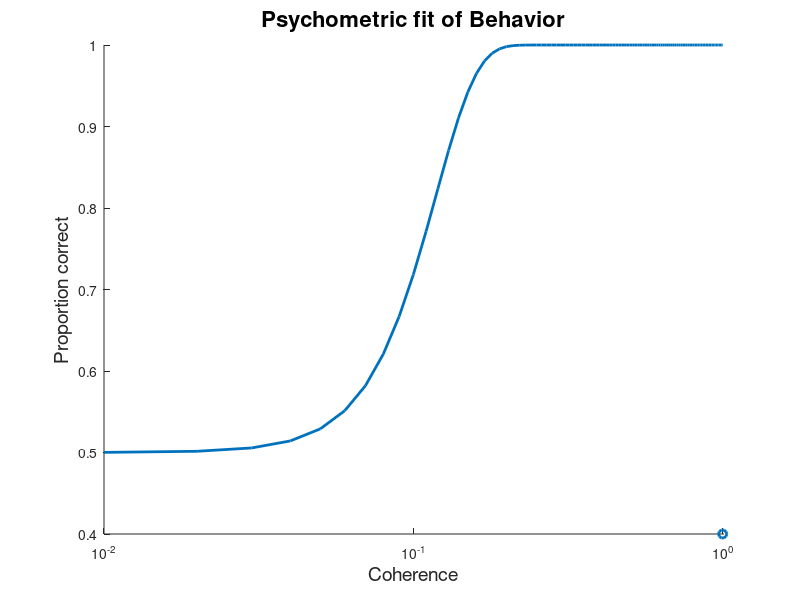
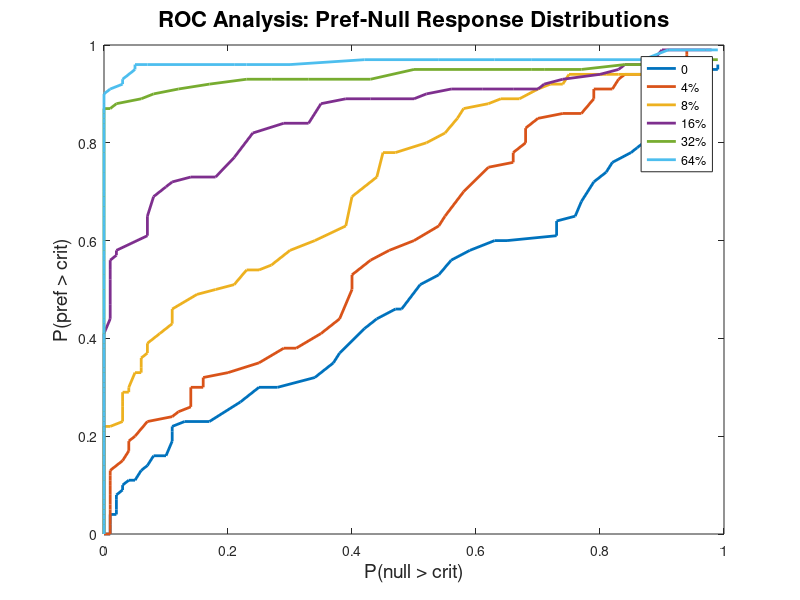
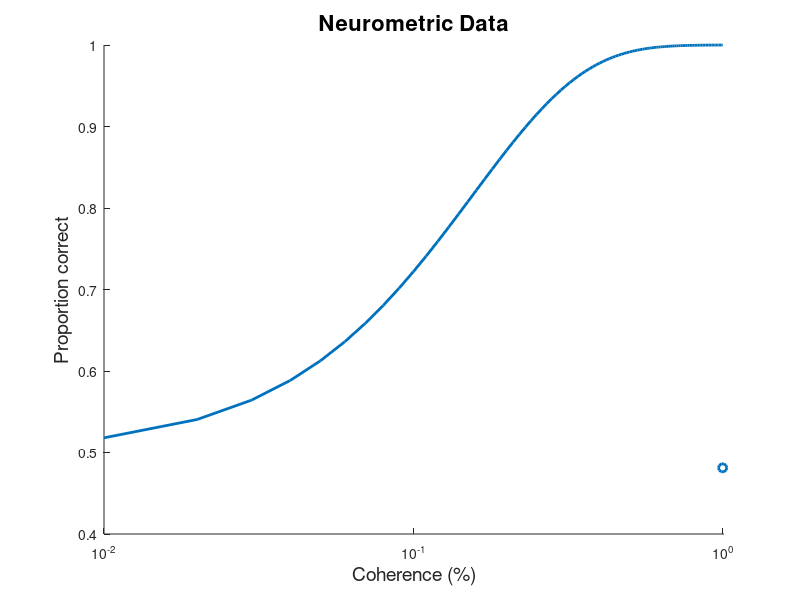
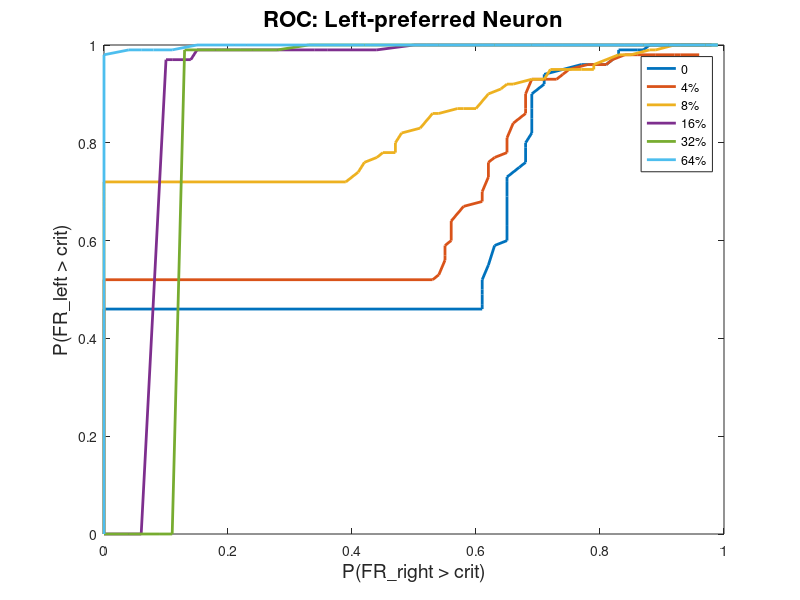

Write MATLAB code to recreate these figures, in order. (Note: this script raises an error after producing the figures.)
%MTHW.m
%% 1) Construct a psychometric curve for the monkey's behavior.
load('MTdata.mat');
beh = MTdata(:,3,:); %isolate monkey behavioral data
pctBeh = zeros(1,6); %create matrix to hold percent correct responses for each
                        %coherence level
for i = 1:6
    pctBeh(i) = mean(beh(:,1,i)); %fill matrix with pct correct for each coh
end

%Let's do a quick check to make sure things look alright
figure
scatter(coherence,pctBeh,'LineWidth',2)
title('Psychometric fit of Behavior','Fontsize',16)
xlabel('Coherence','Fontsize',14);
ylabel('Proportion correct','Fontsize',14);
set(gca,'xscale','log')

%Looks good, let's close out for now

Weibull = @(coefficients,coherence) 1 - 0.5*exp(-(coherence./coefficients(1)).^coefficients(2)); %Weibull function

Beta0 = [0.1,1.1];%initial parameter estimates, alpha,beta
%coherence(1) = 0.0001; %Weibull functions will not accept 0 value

behfit = nlinfit(coherence,pctBeh,Weibull,Beta0);

p = Weibull(behfit,0:0.01:1);

hold on
plot(0:.01:1,p,'LineWidth',2);
set(gca,'xlim',[0.01;1.01]);

%% 2) Construct a neurometric curve from the pair of neurons, implement ROC

% For each coherence, slide criterion from (0,100), and calculate the %
% null and preferred distributions greater than that criterion
% Hint : use commands sort(),find(), and sum()

LFRs = sort(MTdata(:,1,:)); %trials sorted by firing rate for each coh
RFRs = sort(MTdata(:,2,:));

null_above = zeros(101,6); %store output of how many trials exceed criterion
pref_above = zeros(101,6);

for criterion = 0:100
    for cohr = 1:6
        null_ind = find(LFRs(:,1,cohr) > criterion);
        pref_ind = find(RFRs(:,1,cohr) > criterion);
        if size(null_ind) > 0
            null_above(criterion+1,cohr) = (101 - null_ind(1))/100;
        else
            null_above(criterion+1,cohr) = 0;
        end
        
        if size(pref_ind) > 0
            pref_above(criterion+1,cohr) = (101 - pref_ind(1))/100;
        else
            pref_above(criterion+1,cohr) = 0;
        end
    end
end

%Plot those values against eachother
figure;
plot(null_above,pref_above,'LineWidth',2)...
    ,title('ROC Analysis: Pref-Null Response Distributions'...
    ,'FontWeight','bold','Fontsize',16)...
    ,xlabel('P(null > crit)','Fontsize',14)...
    ,ylabel('P(pref > crit)','Fontsize',14)...
    ,legend({'0','4%','8%','16%','32%','64%'});


%Calculate area under the curve. Hint: trapz() . Normalize as fraction of
%whole area
neural_acc = zeros(1,6);
for cohr = 1:6
    neural_acc(1,cohr) = -trapz(null_above(:,cohr),pref_above(:,cohr));
end
%Fit these values to a Weibull function to get neurometric curve
figure
scatter(coherence,neural_acc,'LineWidth',2)
title('Neurometric Data','Fontsize',16)
xlabel('Coherence (%)','Fontsize',14);
ylabel('Proportion correct','Fontsize',14);
set(gca,'xscale','log')

neurofit = nlinfit(coherence,neural_acc,Weibull,Beta0);

p2 = Weibull(neurofit,0:.01:1);

hold on
plot(0:.01:1,p2,'LineWidth',2);
set(gca,'xlim',[0.01;1.01]);

%% 3) Calculate Choice Probability
load('MTdata.mat');

lnlr = zeros(101,6);
lnrr = zeros(101,6);
rnlr = zeros(101,6);
rnrr = zeros(101,6);

for neuron = 1:2
    for coh = 1:6;
        
        %Get the left & right choices
        lefts = find(MTdata(:,3,coh) == 0);
        rights = find(MTdata(:,3,coh) == 1);
        
        %Get the neurons' responses for these choices
        if neuron ==1
            pref_choices = sort(MTdata(lefts,neuron,coh));
            null_choices = sort(MTdata(rights,neuron,coh));
            in = 1; %for saving results
        else
            pref_choices = sort(MTdata(rights,neuron,coh));
            null_choices = sort(MTdata(lefts,neuron,coh));
            in = 3;
        end
        null_above = zeros(101,1);
        pref_above = zeros(101,1);
        %Do sliding criterion to get the ROC value
        for crit = 0:100
            null_ind = find(null_choices > crit);
            pref_ind = find(pref_choices > crit);
            
            if size(null_ind)>0
                null_above(crit+1,1) = (101 - null_ind(1))/100;
            else
                null_above(crit+1,1) = 0;
            end
            
            if size(pref_ind) > 0
                pref_above(crit+1,1) = (101 - pref_ind(1))/100;
            else
                pref_above(crit+1,1) = 0;
            end
        end
        %Save ROC output values for this coherence
        if neuron == 1
            lnlr(:,coh) = pref_above;
            lnrr(:,coh) = null_above;
        else
            rnrr(:,coh) = pref_above;
            rnlr(:,coh) = null_above;
        end
    end
end

%Make the ROC plots

figure;
plot(lnrr,lnlr,'LineWidth',2)...
    ,title('ROC: Left-preferred Neuron'...
    ,'FontWeight','bold','Fontsize',16)...
    ,xlabel('P(FR\_right > crit)','Fontsize',14)...
    ,ylabel('P(FR\_left > crit)','Fontsize',14)...
    ,legend({'0','4%','8%','16%','32%','64%'});

figure;
plot(rnlr,rnrr,'LineWidth',2)...
    ,title('ROC: Right-preferred Neuron'...
    ,'FontWeight','bold','Fontsize',16)...
    ,xlabel('P(FR\_left > crit)','Fontsize',14)...
    ,ylabel('P(FR\_right > crit)','Fontsize',14)...
    ,legend({'0','4%','8%','16%','32%','64%'});


% Take area under ROC curve to get choice probability points
left_acc = zeros(6,1);
right_acc = zeros(6,1);

for coh = 1:6
   left_acc(coh,1) = -trapz(lnrr(:,coh),lnlr(:,coh));
   right_acc(coh,1) = -trapz(rnlr(:,coh),rnrr(:,coh));
end
IndividualChoiceProbability = [left_acc;right_acc];

choice_probability = mean(IndividualChoiceProbability);
cc = repmat(choice_probability,1,100);
ii = linspace(0,3,100);

figure
h = histogram(IndividualChoiceProbability,'BinMethod','sturges');
title('Distribution of Choice Probabilities','FontWeight','bold','FontSize',16);
xlabel('Choice Probability','FontSize',16);
ylabel('Occurances','FontSize',16);
hold on
plot(cc,ii,'LineWidth',3);
legend({'Individual Choice Probabilities','Mean'})
%% 4) Does the animal have an internal bias that affects his choices?
% If so, what do you estimate it to be?
% Yes, 10% bias leftwards.

